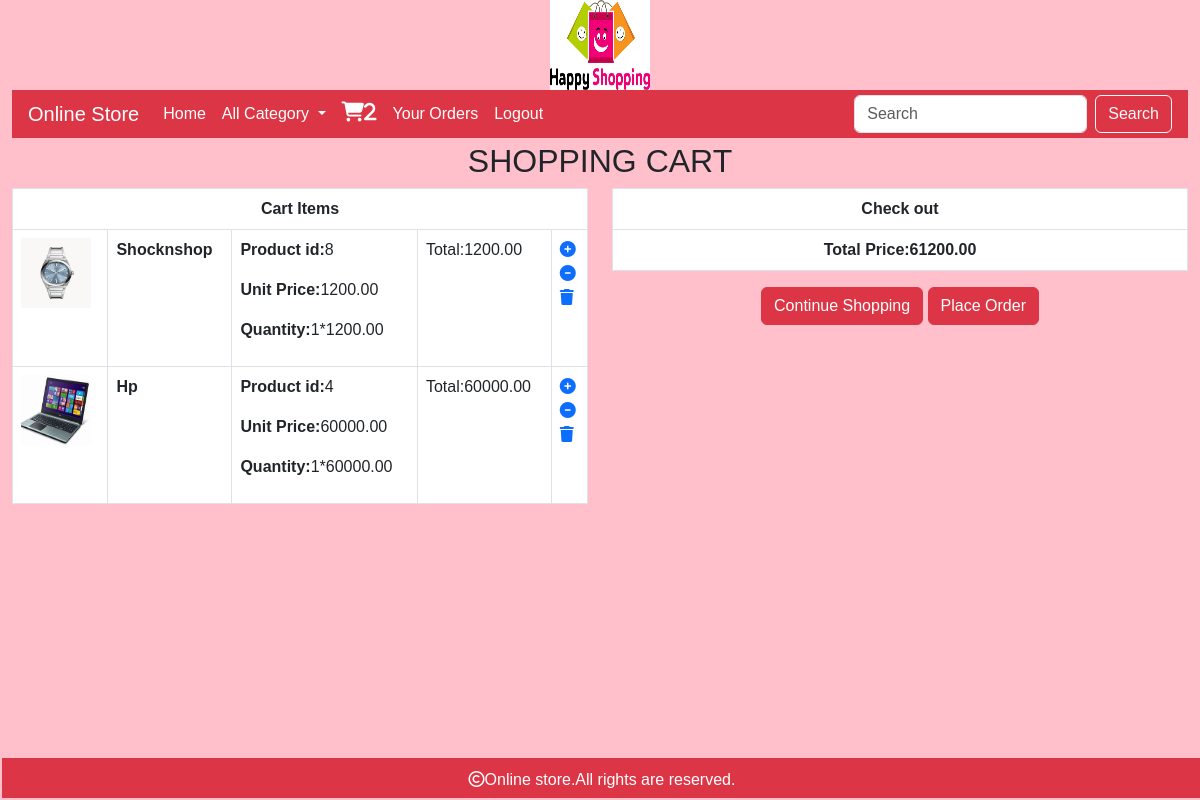
The app's page /cart/cartview/ (signed in) with its own data.
### cart/models.py (models this page shows, shortened)
class Cart(models.Model):
    products=models.ForeignKey(Product,on_delete=models.CASCADE)
    user=models.ForeignKey(User,on_delete=models.CASCADE)
    quantity=models.IntegerField(default=1)
    date_added=models.DateField(auto_now_add=True)
    active=models.BooleanField(default=True)
    def sub_total(self):
        return self.quantity*self.products.price

### shop/models.py (models this page shows, shortened)
class Product(models.Model):
    name = models.CharField(max_length=250,unique = True)
    slug = models.SlugField(max_length=250, unique=True)
    description = models.TextField(blank=True)
    price=models.DecimalField(max_digits=10,decimal_places=2)
    category=models.ForeignKey(Category,on_delete=models.CASCADE)
    image=models.ImageField(upload_to='img/products',null=True,blank=True)
    stock=models.IntegerField()
    available=models.BooleanField(default=True)
    created=models.DateTimeField(auto_now_add=True)
    updated=models.DateTimeField(auto_now=True)

### cart/views.py (the view)
# urls.py: path("cartview/",views.cartview,name="cartview"),
@login_required
def cartview(request):
    total=0
    user=request.user
    try:
       product_detail=Cart.objects.filter(user=user)
       for i in product_detail:
           total+=i.quantity*i.products.price
    except CartDoesNotExist:
        Pass
    return render(request,"cart.html",{"product_details":product_detail,"total":total})

### cart/context_processors.py (called while the page is built)
def counter(request):
    item_count=0
    if request.user.is_authenticated:
        user=request.user
        try:
            cart=Cart.objects.filter(user=user)
            for i in cart:
                item_count+=i.quantity
        except:
            item_count=0
    return {"item_count":item_count}

### shop/context_processors.py (called while the page is built)
def menu_link(request):
    links=Category.objects.all()
    return ({'link':links})

### templates/cart.html (shortened to what this page needs)
{% extends "base.html" %}
{% load static %}
{% block content %}
<div class="container-fluid" style="margin-bottom:100px;">
    {% if not product_details %}
    <div>
        <h2 class="text-center">Cart is empty</h2>
        <center><strong><a href="{% url 'shop:home' %}">Continue Shopping</a></strong></center>
    </div>
    {% else %}
    <div class="row">
        <h2 class="text-center pt-1">SHOPPING CART</h2>
        <div class="col-sm-6">
            <table class="table table-bordered" >
                <tr>
                    <th colspan="5" class="text-center">Cart Items</th>
                    {% for item in product_details %}
                </tr>
                <tr>
                <td><img src="{{item.products.image.url}}" height="70px" width="70px"></td>
                    <td><strong>{{item.products.name}}</strong></td>
                <td><p><strong>Product id:</strong>{{item.products.id}}</p>
                <p><strong>Unit Price:</strong>{{item.products.price}}</p>
                <p><strong>Quantity:</strong>{{item.quantity}}*{{item.products.price}}</p></td>
                    <td>Total:{{item.sub_total}}</td>
                    <td>
                        {% if item.quantity < item.products.stock %}
                        <a href="{% url 'cart:add_cart' item.products.id %}"><i class="fa-solid fa-circle-plus"></i></a><br>
                        <a href="{% url 'cart:item_less' item.products.id %}"><i class="fa-sharp fa-solid fa-circle-minus"></i><br>
                        <a href="{% url 'cart:cart_remove' item.products.id %}"><i class="fa-solid fa-trash"></i></a>
                        {% else %}
                        <a href="{% url 'cart:item_less' item.products.id %}"><i class="fa-sharp fa-solid fa-circle-minus"></i></i></a><br>
                        <a href="{% url 'cart:cart_remove' item.products.id %}"><i class="fa-solid fa-trash"></i></a>
                        {% endif %}
                    </td>
                </tr>
              {% endfor %}
            </table>
        </div>
        <div class="col-sm-6"><table class="table table-bordered">
            <tr>
                <th colspan="5" class="text-center">Check out</th>
            </tr>
            <tr>
                <th class="text-center">Total Price:{{total}}</th>
            </tr>
        </table>
        <center>
            <a href="{% url 'shop:home' %}" class="btn btn-danger">Continue Shopping</a>
            <a href="{% url 'cart:orderform' %}" class="btn btn-danger">Place Order</a>
            </div>
    </div>
    {% endif %}
{% endblock %}

### static/css/custom.css (style rules this page uses)
body { background-color:pink; font-family: 'Agdasima', sans-serif; }

### records on screen
Cart: products.image (picture), products.name "Shocknshop", products.id "8", products.price "1200.00", quantity "1", sub_total "1200.00"
Cart: products.image (picture), products.name "Hp", products.id "4", products.price "60000.00", quantity "1", sub_total "60000.00"

### other values on screen
{{ item_count }} "2"
{{ total }} "61200.00"
